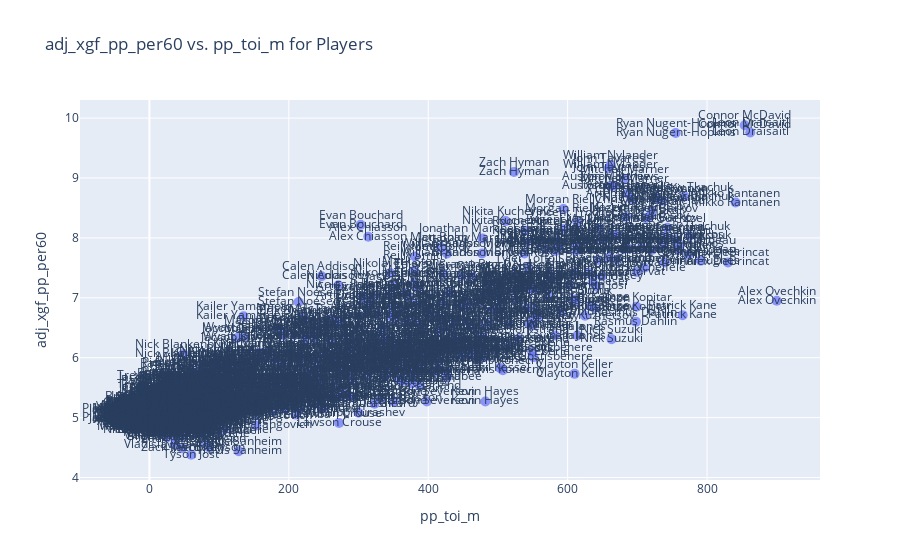

The notebook cell this image was saved under:
### Code cell
import pandas as pd
import plotly.express as px

metric = 'adj_xgf_pp_per60' 
toi = 'pp_toi_m'

df_viz = df
df_viz = df_viz.dropna(subset=[toi, metric])  # Drop rows with missing values in these columns

# Create an interactive scatter plot using Plotly
fig = px.scatter(df_viz, x=toi, y=metric, text='player_name', labels={toi: f'{toi}', metric: f'{metric}'},
                 title=f'{metric} vs. {toi} for Players')

# Customize the appearance
fig.update_traces(marker=dict(size=10, opacity=0.7))

# Add data labels for each point
fig.update_layout(annotations=[dict(x=df_viz[toi].iloc[i], 
                                    y=df_viz[metric].iloc[i], 
                                    text=df_viz['player_name'].iloc[i], 
                                    showarrow=False, 
                                    xanchor='center', 
                                    yanchor='bottom') for i in range(len(df_viz))])

# Show the interactive plot
fig.show()
